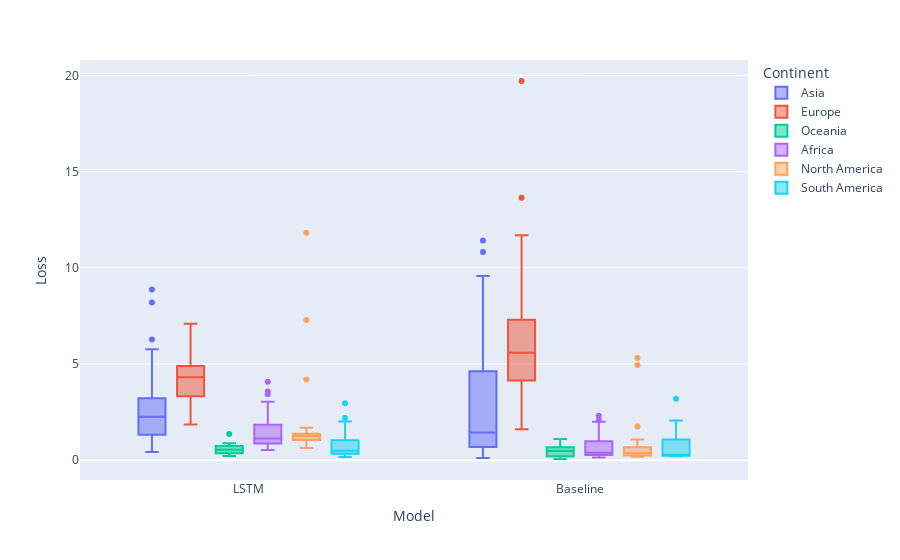

The code cell stored with this chart in its notebook:
### Code cell
px.box(df, x='Model', y="Loss", color="Continent")

### Figure 1 — Plotly figure (JSON) as saved in the notebook; plotly's stock layout.template omitted (floating-point values rounded to 4 significant figures)
{"data": [{"alignmentgroup": "True", "hovertemplate": "Continent=Asia<br>Model=%{x}<br>Loss=%{y}<extra></extra>", "legendgroup": "Asia", "marker": {"color": "#636efa"}, "name": "Asia", "notched": false, "offsetgroup": "Asia", "orientation": "v", "showlegend": true, "type": "box", "x": ["LSTM", "LSTM", "LSTM", "LSTM", "LSTM", "LSTM", "LSTM", "LSTM", "LSTM", "LSTM", "LSTM", "LSTM", "LSTM", "LSTM", "LSTM", "LSTM", "LSTM", "LSTM", "LSTM", "LSTM", "LSTM", "LSTM", "LSTM", "LSTM", "LSTM", "LSTM", "LSTM", "LSTM", "LSTM", "LSTM", "LSTM", "LSTM", "LSTM", "LSTM", "LSTM", "LSTM", "LSTM", "LSTM", "LSTM", "LSTM", "LSTM", "LSTM", "LSTM", "LSTM", "LSTM", "LSTM", "LSTM", "Baseline", "Baseline", "Baseline", "Baseline", "Baseline", "Baseline", "Baseline", "Baseline", "Baseline", "Baseline", "Baseline", "Baseline", "Baseline", "Baseline", "Baseline", "Baseline", "Baseline", "Baseline", "Baseline", "Baseline", "Baseline", "Baseline", "Baseline", "Baseline", "Baseline", "Baseline", "Baseline", "Baseline", "Baseline", "Baseline", "Baseline", "Baseline", "Baseline", "Baseline", "Baseline", "Baseline", "Baseline", "Baseline", "Baseline", "Baseline"], "x0": " ", "xaxis": "x", "y": [3.234, 4.448, 2.974, 1.04, 1.055, 2.317, 1.263, 0.4227, 1.746, 4.124, 1.256, 1.01, 3.197, 3.059, 2.09, 1.817, 2.609, 8.195, 3.227, 4.042, 1.135, 1.357, 8.874, 5.052, 3.294, 1.625, 2.764, 1.86, 0.7926, 1.995, 2.697, 1.307, 3.211, 2.448, 2.917, 5.775, 2.265, 1.062, 1.429, 4.048, 0.5357, 2.263, 1.683, 1.965, 0.7658, 6.277, 1.898, 3.895, 7.013, 7.512, 1.062, 0.6945, 0.8851, 0.5421, 1.149, 0.2924, 2.325, 7.49, 1.355, 0.4844, 0.1191, 2.237, 2.479, 2.522, 2.75, 2.856, 11.43, 1.585, 6.492, 2.908, 0.1508, 6.242, 0.8012, 0.7228, 1.541, 0.1676, 0.911, 0.7022, 0.1724, 0.1595, 5.611, 0.6864, 5.348, 9.572, 0.696, 10.82, 0.6066], "y0": " ", "yaxis": "y"}, {"alignmentgroup": "True", "hovertemplate": "Continent=Europe<br>Model=%{x}<br>Loss=%{y}<extra></extra>", "legendgroup": "Europe", "marker": {"color": "#EF553B"}, "name": "Europe", "notched": false, "offsetgroup": "Europe", "orientation": "v", "showlegend": true, "type": "box", "x": ["LSTM", "LSTM", "LSTM", "LSTM", "LSTM", "LSTM", "LSTM", "LSTM", "LSTM", "LSTM", "LSTM", "LSTM", "LSTM", "LSTM", "LSTM", "LSTM", "LSTM", "LSTM", "LSTM", "LSTM", "LSTM", "LSTM", "LSTM", "LSTM", "LSTM", "LSTM", "LSTM", "LSTM", "LSTM", "LSTM", "LSTM", "LSTM", "LSTM", "LSTM", "LSTM", "LSTM", "LSTM", "LSTM", "LSTM", "LSTM", "LSTM", "LSTM", "LSTM", "LSTM", "LSTM", "Baseline", "Baseline", "Baseline", "Baseline", "Baseline", "Baseline", "Baseline", "Baseline", "Baseline", "Baseline", "Baseline", "Baseline", "Baseline", "Baseline", "Baseline", "Baseline", "Baseline", "Baseline", "Baseline", "Baseline", "Baseline", "Baseline", "Baseline", "Baseline", "Baseline", "Baseline", "Baseline", "Baseline", "Baseline", "Baseline", "Baseline", "Baseline", "Baseline", "Baseline", "Baseline", "Baseline", "Baseline", "Baseline", "Baseline", "Baseline", "Baseline", "Baseline"], "x0": " ", "xaxis": "x", "y": [3.444, 3.359, 4.565, 7.097, 4.515, 4.383, 4.913, 4.21, 1.872, 6.712, 4.583, 3.068, 2.367, 4.86, 2.487, 1.859, 3.247, 2.421, 6.872, 4.818, 6.782, 4.363, 4.311, 5.896, 3.422, 3.95, 4.211, 3.514, 5.544, 2.166, 4.885, 5.825, 4.712, 4.778, 2.706, 4.302, 6.107, 4.106, 6.827, 3.581, 2.175, 3.741, 4.491, 5.059, 2.331, 4.398, 4.413, 6.297, 11.17, 4.689, 6.804, 6.568, 4.622, 13.64, 2.431, 19.71, 5.674, 5.493, 4.105, 2.444, 7.498, 4.338, 1.608, 4.14, 2.444, 11.69, 7.486, 10.5, 5.981, 1.944, 4.638, 5.281, 3.898, 5.921, 7.091, 1.857, 7.961, 4.855, 5.271, 6.859, 6.046, 6.651, 2.569, 9.497, 7.305, 11.21, 2.148], "y0": " ", "yaxis": "y"}, {"alignmentgroup": "True", "hovertemplate": "Continent=Oceania<br>Model=%{x}<br>Loss=%{y}<extra></extra>", "legendgroup": "Oceania", "marker": {"color": "#00cc96"}, "name": "Oceania", "notched": false, "offsetgroup": "Oceania", "orientation": "v", "showlegend": true, "type": "box", "x": ["LSTM", "LSTM", "LSTM", "LSTM", "LSTM", "LSTM", "LSTM", "LSTM", "LSTM", "LSTM", "LSTM", "LSTM", "LSTM", "Baseline", "Baseline", "Baseline", "Baseline", "Baseline", "Baseline", "Baseline", "Baseline", "Baseline", "Baseline", "Baseline", "Baseline", "Baseline"], "x0": " ", "xaxis": "x", "y": [0.3718, 1.363, 0.4809, 0.6004, 0.8872, 0.7111, 0.8345, 0.5386, 0.2159, 0.3582, 0.3556, 0.4811, 0.649, 0.4808, 0.8919, 0.5808, 0.2194, 0.3353, 0.5312, 1.099, 0.7001, 0.06418, 0.1645, 0.4549, 0.1204, 0.6649], "y0": " ", "yaxis": "y"}, {"alignmentgroup": "True", "hovertemplate": "Continent=Africa<br>Model=%{x}<br>Loss=%{y}<extra></extra>", "legendgroup": "Africa", "marker": {"color": "#ab63fa"}, "name": "Africa", "notched": false, "offsetgroup": "Africa", "orientation": "v", "showlegend": true, "type": "box", "x": ["LSTM", "LSTM", "LSTM", "LSTM", "LSTM", "LSTM", "LSTM", "LSTM", "LSTM", "LSTM", "LSTM", "LSTM", "LSTM", "LSTM", "LSTM", "LSTM", "LSTM", "LSTM", "LSTM", "LSTM", "LSTM", "LSTM", "LSTM", "LSTM", "LSTM", "LSTM", "LSTM", "LSTM", "LSTM", "LSTM", "LSTM", "LSTM", "LSTM", "LSTM", "LSTM", "LSTM", "LSTM", "LSTM", "LSTM", "LSTM", "LSTM", "LSTM", "LSTM", "LSTM", "LSTM", "LSTM", "LSTM", "LSTM", "LSTM", "LSTM", "Baseline", "Baseline", "Baseline", "Baseline", "Baseline", "Baseline", "Baseline", "Baseline", "Baseline", "Baseline", "Baseline", "Baseline", "Baseline", "Baseline", "Baseline", "Baseline", "Baseline", "Baseline", "Baseline", "Baseline", "Baseline", "Baseline", "Baseline", "Baseline", "Baseline", "Baseline", "Baseline", "Baseline", "Baseline", "Baseline", "Baseline", "Baseline", "Baseline", "Baseline", "Baseline", "Baseline", "Baseline", "Baseline", "Baseline", "Baseline", "Baseline", "Baseline", "Baseline", "Baseline", "Baseline", "Baseline", "Baseline"], "x0": " ", "xaxis": "x", "y": [1.229, 1.295, 2.15, 0.6315, 0.7609, 1.067, 1.022, 1.538, 1.051, 0.5869, 1.078, 0.5957, 1.029, 0.5312, 0.7737, 1.109, 1.007, 3.038, 0.8847, 2.957, 1.435, 1.503, 1.359, 1.634, 1.313, 1.139, 1.421, 0.822, 0.5862, 0.8748, 1.378, 0.9491, 0.9455, 2.518, 2.41, 0.8061, 1.093, 4.076, 0.6448, 1.846, 1.919, 3.578, 1.12, 2.34, 0.8484, 0.6722, 2.425, 2.123, 3.429, 1.274, 1.451, 0.9295, 0.3685, 2.315, 0.7378, 0.289, 0.3837, 0.5367, 1.17, 0.1439, 0.2034, 0.8202, 2.002, 0.2281, 0.4414, 0.3475, 0.276, 0.3439, 0.2337, 0.2543, 0.1886, 1.459, 0.1975, 2.079, 0.2174, 0.3871, 0.801, 0.9004, 0.3098, 0.1357, 1.657, 0.3825, 1.781, 1.35, 0.5152, 0.2628, 0.3738, 0.2739, 0.2664, 0.3189, 1.191, 0.8486, 0.281, 1.985, 0.2665, 0.5134, 1.011], "y0": " ", "yaxis": "y"}, {"alignmentgroup": "True", "hovertemplate": "Continent=North America<br>Model=%{x}<br>Loss=%{y}<extra></extra>", "legendgroup": "North America", "marker": {"color": "#FFA15A"}, "name": "North America", "notched": false, "offsetgroup": "North America", "orientation": "v", "showlegend": true, "type": "box", "x": ["LSTM", "LSTM", "LSTM", "LSTM", "LSTM", "LSTM", "LSTM", "LSTM", "LSTM", "LSTM", "LSTM", "LSTM", "LSTM", "LSTM", "LSTM", "LSTM", "LSTM", "LSTM", "LSTM", "LSTM", "LSTM", "LSTM", "LSTM", "LSTM", "LSTM", "LSTM", "LSTM", "LSTM", "LSTM", "LSTM", "LSTM", "Baseline", "Baseline", "Baseline", "Baseline", "Baseline", "Baseline", "Baseline", "Baseline", "Baseline", "Baseline", "Baseline", "Baseline", "Baseline", "Baseline", "Baseline", "Baseline", "Baseline", "Baseline", "Baseline", "Baseline", "Baseline", "Baseline", "Baseline", "Baseline", "Baseline", "Baseline", "Baseline", "Baseline", "Baseline"], "x0": " ", "xaxis": "x", "y": [1.289, 1.028, 1.692, 1.368, 11.82, 0.9116, 1.077, 0.9656, 1.038, 1.282, 1.139, 7.287, 1.165, 1.393, 0.8923, 1.078, 1.231, 0.9512, 1.358, 0.6328, 1.462, 1.371, 1.19, 1.409, 1.296, 1.264, 1.301, 4.201, 1.243, 0.9509, 1.344, 0.2364, 0.324, 1.747, 0.186, 1.022, 5.313, 0.9071, 0.329, 1.077, 0.2941, 0.2174, 0.5419, 0.379, 4.95, 0.1878, 0.2509, 0.5804, 0.5198, 0.6023, 0.5038, 0.2174, 0.4328, 0.2713, 0.3331, 0.4246, 0.3611, 0.2364, 0.1921, 1.08], "y0": " ", "yaxis": "y"}, {"alignmentgroup": "True", "hovertemplate": "Continent=South America<br>Model=%{x}<br>Loss=%{y}<extra></extra>", "legendgroup": "South America", "marker": {"color": "#19d3f3"}, "name": "South America", "notched": false, "offsetgroup": "South America", "orientation": "v", "showlegend": true, "type": "box", "x": ["LSTM", "LSTM", "LSTM", "LSTM", "LSTM", "LSTM", "LSTM", "LSTM", "LSTM", "LSTM", "LSTM", "LSTM", "LSTM", "LSTM", "Baseline", "Baseline", "Baseline", "Baseline", "Baseline", "Baseline", "Baseline", "Baseline", "Baseline", "Baseline", "Baseline"], "x0": " ", "xaxis": "x", "y": [2.202, 0.6857, 0.3745, 0.6495, 0.1746, 0.2535, 1.042, 0.482, 0.4946, 0.1989, 0.3435, 2.009, 0.4752, 2.965, 1.272, 0.231, 0.5086, 0.311, 0.2866, 0.2043, 0.281, 3.199, 0.228, 0.2192, 2.061], "y0": " ", "yaxis": "y"}], "layout": {"boxmode": "group", "legend": {"title": {"text": "Continent"}, "tracegroupgap": 0}, "margin": {"t": 60}, "xaxis": {"anchor": "y", "domain": [0, 1], "title": {"text": "Model"}}, "yaxis": {"anchor": "x", "domain": [0, 1], "title": {"text": "Loss"}}}}
